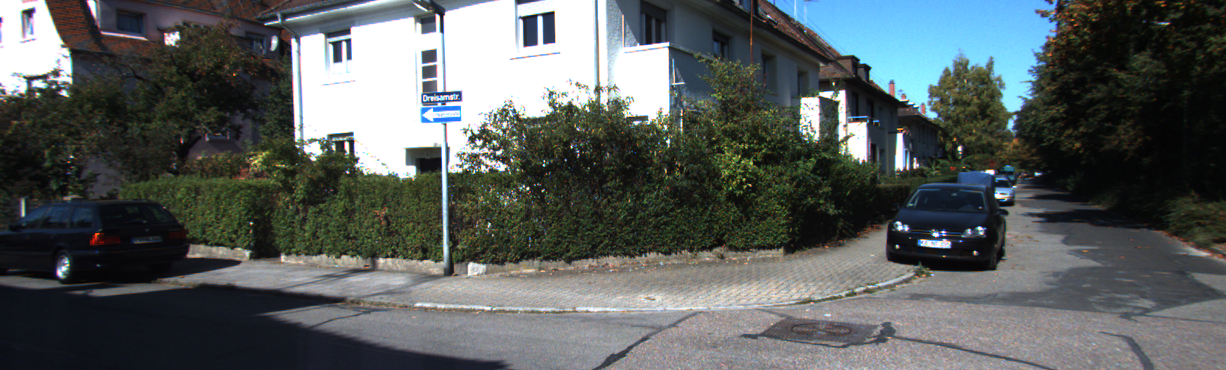
#> input picture img2/0000000462.png, 1226 x 370 px; its folder holds 4 pictures in this run
$ jupyter execute --allow-errors stereo.ipynb   (older library calls are emulated)
#> lines starting #> are read from the running program, lines starting #| are printed output that depends on the picture
# Project 2

## Topic : Stereo reconstruction and Non-linear optimization

#### Instructions
<ul>
    <li> The second project of the course is designed to get you familiar with stereo reconstruction, and non-linear optimization </li>
    <li> Use python for this project. PILLOW and OpenCV are permitted for image I/O. </li>
    <li> Submit this notebook as a zipped file on moodle. The format should be $<$team_id$>$_$<$team_ name$>$.zip. Both members have to submit this zip file. </li>
    <li> A seperate report is not needed if you're coding in the notebook itself. Please provide adequate descriptions of the approaches you've taken. Also mention work distribution for the two members. </li>
    <li> Refer to the late day policy. Start early </li>
    <li> Download data from here: https://iiitaphyd-my.sharepoint.com/:f:/g/personal/aryan_sakaria_students_iiit_ac_in/Er5C7351IAlFsvwHUesFeSQBQtlSiAS7AORSEJT2qH_8_w?e=ol98k9  </li>
</ul>

----
### PART 1: Stereo dense reconstruction

3-D point clouds are very useful in robotics for several tasks such as object detection, motion estimation (3D-3D matching or 3D-2D matching), SLAM, and other forms of scene understanding.  Stereo camerasprovide  us  with  a  convenient  way  to  generate  dense  point  clouds.Densehere,  in  contrast  tosparse,means all the image points are used for the reconstruction.  In this part of the assignment you will begenerating a dense 3D point cloud reconstruction of a scene from stereo images.

#### Procedure:

<ol>
    <li> Generate a disparity map for each stereo pair.  Use OpenCV (e.g.  StereoSGBM) for this.  Notethat the images provided are already rectified and undistorted. </li>
    <li> Then, using the camera parameters and baseline information generate colored point clouds fromeach disparity map.  Some points will have invalid disparity values, so ignore them.  Use [Open3D]for storing your point clouds. </li>
    <li> Register (or transform) all the generated point clouds into your world frame by using the providedground truth poses. </li>
    <li> Visualize the registered point cloud data, in color.  Use Open3D for this </li>
</ol>


[cell 1]
#import libraries:
import numpy as np
import cv2
import open3d as o3d
import matplotlib.pyplot as plt

[cell 2]
# [12 lines left out: function read_transformations, not called in this run]

[cell 3]
def read_calib(filename='calib.txt'):
#> further down, image_left is the input picture: shape (370, 1226, 3); mean B, G, R 93.4, 94, 88.5
    f = open(filename, 'r')
    lines = f.readlines()
    K = np.reshape(np.array(np.float64(lines[1].split())),[3,3])
    b = np.array(np.float64(lines[4].split()[0]))
    return K,b

[cell 4]
def getDisparity(imgL, imgR):

    imgL = cv2.cvtColor(imgL, cv2.COLOR_BGR2GRAY)
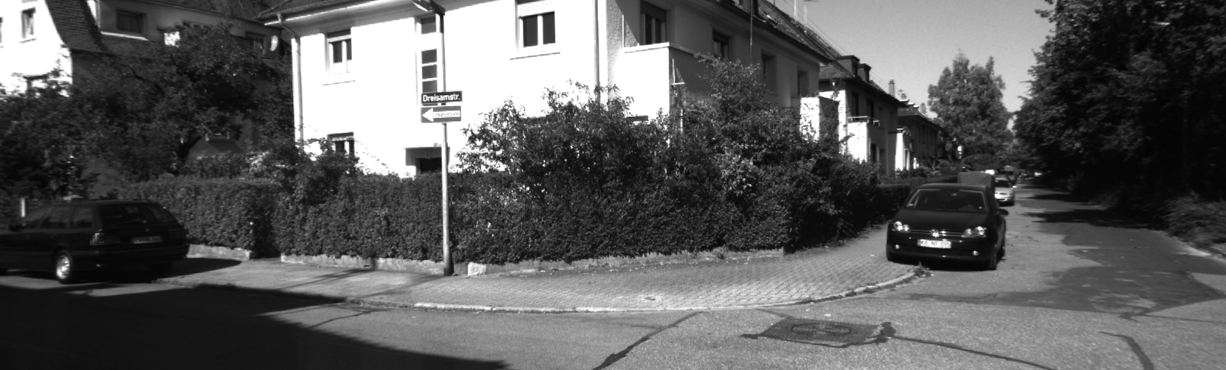
#> imgL: shape (370, 1226); min 3, max 255, mean 92.3
    imgR = cv2.cvtColor(imgR, cv2.COLOR_BGR2GRAY)
    stereo = cv2.StereoSGBM_create(minDisparity = -35,
        numDisparities = 144,
        disp12MaxDiff = 1,
        blockSize=5,
        P1=8 * 3 * 5 ** 2,
        P2=32 * 3 * 5 ** 2,
        uniquenessRatio = 10,
        speckleWindowSize = 100,
        speckleRange = 32,
        preFilterCap=63
        )
    disparity = stereo.compute(image_left, image_right).astype(np.float32) / 16.0
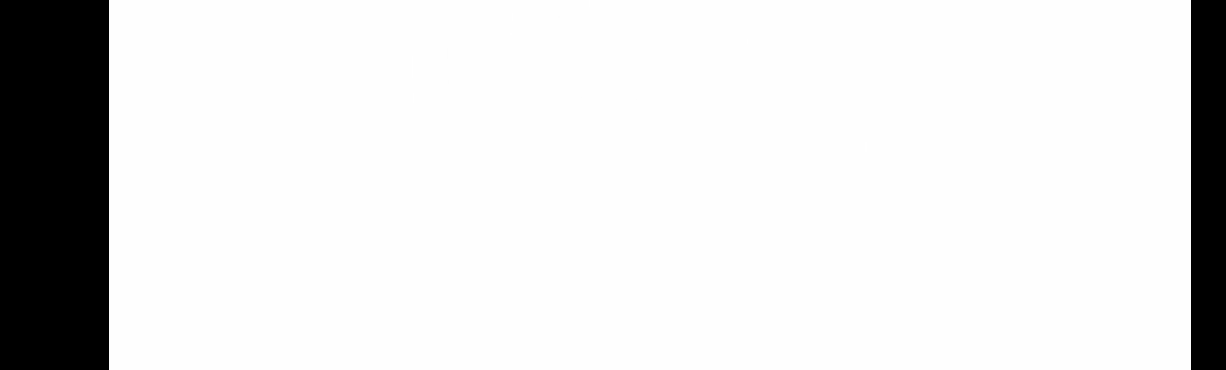
#> disparity: shape (370, 1226) float32; min -36, max 0.125, mean -4.23; drawn with min black and max white
    disparity = (disparity+35)/140
    return disparity

[cell 5]
# [29 lines left out: function project_points, not called in this run]

[cell 6]
def get3Dptstolist(disparity):
    points_list = []
    x, y = disparity.shape
#> x = 370; y = 1226

    for i in range(x):
        for j in range(y):
            points_list.append([j, i, disparity[i, j], 1])
#> after the loop, points_list = 453620 items

    return np.array(points_list)

[cell 7]
# [19 lines left out: function reprojectImageTo3D, not called in this run]

[cell 8]
# [4 lines left out: function getImage, not called in this run]

#> (a cell that did not finish here is left out)

#> (a cell that did not finish here is left out)

# Problem setup

Our goal will be to visualize the depth of objects found in a set of stereo images. Essentially we will produce a gray scale heat map whereby lighter shades of gray will signify objects close to the camera lens with progressively darker shades to distinguish objects further away.

Disparity Maps
--------------

We will get depth information from our stereo images using Stereo Triangulation. The depth of a point in real world space can be calculated through the following.
Note the optical centers of both our cameras at O and O’ in addition to the point in 3D space whose depth we are trying to find; point X. Length f is the focal length of our cameras which we know from our intrinsic values found in the first part of this series. Now x and x’ are the points on the 2D image plane where point X will appear in each image respectively. The idea here is that the equivalent triangles as denoted Ofx and O’fx’ can be compared to each other in order to extract the depth Z of point X. The equation that allows us to accomplish this is shown below.
$$disparity = x - x' = \frac{Bf}{Z}$$
<center>

</center>
</br>
</br>
If we try to do this using homogeneous coordinate representation, we will get the following: <br>
<br>
$\begin{equation}\begin{bmatrix}U \\ V \\ W \\ T\end{bmatrix} = \begin{bmatrix}B & 0 & 0 & -c_{x}\\ 0 & B & 0 & -c_{y} \\ 0 & 0 & B\cdot c & 0 \\ 0 & 0 & 0 & 1\\\end{bmatrix}\cdot\begin{bmatrix}x' \\ y' \\ 1 \\ p_{x}\end{bmatrix}\end{equation}$</br>

which implies

$\begin{equation}\begin{bmatrix}U \\ V \\ W \\ T\end{bmatrix} = \begin{bmatrix}1 & 0 & 0 & -c_{x}\\ 0 & 1 & 0 & -c_{y} \\ 0 & 0 & c & 0 \\ 0 & 0 & -1/B & 0\\\end{bmatrix}\cdot\begin{bmatrix}x' \\ y' \\ p_{x} \\ 1\end{bmatrix}\end{equation}$

Epipolar Geometry
-----------------
Consider a scenario with two cameras taking a picture of the same scene.
<center>

</center>
</br>
</br>
By examining the line OX pictured above that is emanating from the center-point of the left camera we can see that there are 3 points along that line in which we want to know their distance from the point O. As stated early we’re not going to be able to extract this information from the left sided camera alone. With the right sided camera however we can see that the 3 points of X that are in question can be projected along a single line on the plane of its image (the line denoted with: l’). This line is referred to as the epiline; the line in which any point X along the line OX must appear. It’s significance is that when we are searching for the matching point of X in the right sided camera’s image we already know that it will appear along this epiline therefore greatly reducing our search effort. Furthermore we can assume every point that appears in the left handed image will always have an accompanying epiline found in the right sided image. This is known as the epipolar constraint.

The epipole is the line that connects the center-points of each camera. In the above figure the epiline is the segment 00‘. The points e and e’ are the points in which the center-point of the opposing camera will appear in its counterpart’s image. By including the point X(the point whose depth value we are trying to extract) with the epipole line we can derive the plane denoted as XOO'. This plane is referred to as the epipolar plane.

The essential matrix contains information about translation and rotation which describes the camera’s position relative to its counterpart.
But for our solution we want to make our calculations in terms of camera pixel coordinates. It contains the same information as the essential matrix but also includes intrinsic information about both cameras so that we can relate the two in such terms. What the fundamental matrix allows us to do is map a single point in one image to its corresponding epiline in the other giving us a starting point to later find the epipole line between the two cameras center points and the epipolar plane.

SGBM and Disparity Map
----------------------
The Semi-Global Block Matching (SGBM) method is based on the idea of pixelwise matching of Mutual Information and approximating a global, 2D smoothness constraint by combining many 1D constraints. Pixelwise Matching Cost Calculation is done by the sampling insensitive measure of Birchfield and Tomasi. The cost CBT (p, d) is calculated as the absolute minimum difference of intensities at p and q = ebm(p, d) in the range of half a pixel in each direction along the epipolar line. Pixelwise cost calculation is generally ambiguous and wrong matches can easily have a lower cost than correct ones, due to noise, etc. Therefore, an additional constraint is added that supports smoothness by penalizing changes of neighboring disparities. The pixelwise cost and the smoothness constraints are expressed by defining the energy E(D) that depends on the disparity image D.

The problem of stereo matching can now be formulated as finding the disparity image D that minimizes the energy E(D). This leads to the new idea of aggregating matching costs in 1D from all directions equally. The aggregated (smoothed) cost S(p, d) for a pixel p and disparity d is calculated by summing the costs of all 1D minimum cost paths that end in pixel p at disparity d. The disparity image $D_{b}$ that corresponds to the base image Ib is determined as in local stereo methods by selecting for each pixel p the disparity d that corresponds to the minimum cost, i.e. min(d) over S(p, d).

The resulting disparity image can still contain certain kinds of errors. Furthermore, there are generally areas of invalid values that need to be recovered. Both can be handled by post processing of the disparity image.

----
### PART 2: Motion estimation using iterative PnP

Using the generated reconstruction from the previous part, synthesize a new image taken by a virtualmonocular camera fixed at any arbitrary position and orientation.  Your task in this part is to recoverthis pose using an iterative Perspective-from-n-Points (PnP) algorithm.

#### Procedure:

<ol>
    <li> Obtain a set of 2D-3D correspondences between the the image and the point cloud.  Since hereyou’re generating the image, this should be easy to obtain. </li>
    <li> For this set of correspondences compute the total reprojection error c= $\sum_{i} ‖x_i−P_{k}X_i‖^2 $    where $P_{k}= K[R_{k}|t_{k}]$, $X_{i}$ is the 3D point in the world frame, $x_{i}$ is its corresponding projection. </li>
    <li> Solve for the pose $T_{k}$ that minimizes this non-linear reprojection error using a Gauss-Newton (GN)scheme.  Recall that in GN we start with some initial estimated value $x_{o}$ and iteratively refine the estimate using $x_{1}$= $∆x+x_0$, where $∆x$ is obtained by solving the normal equations $J^{T}J∆x$= -$J^{T}e$, until convergence.The main steps in this scheme are computing the corresponding Jacobians and updating the estimates correctly.  For our problem,  use a 12×1 vector parameterization for $T_{k}$(the top 3×4submatrix).  Run the optimization for different choices of initialization and report your observations. </li>
</ol>

[cell 11]
# [54 lines left out: functions DLT, jacob, error, gaussNewtonForPose, not called in this run]

[cell 12]
im_num = 2
im_num += 460
image_left = cv2.imread('img2/0000000{}.png'.format(im_num))
image_right = cv2.imread('img3/0000000{}.png'.format(im_num))
disparity = getDisparity(image_left, image_right)
points_list = get3Dptstolist(disparity)
#> (the rest of this cell did not finish here and is left out)
